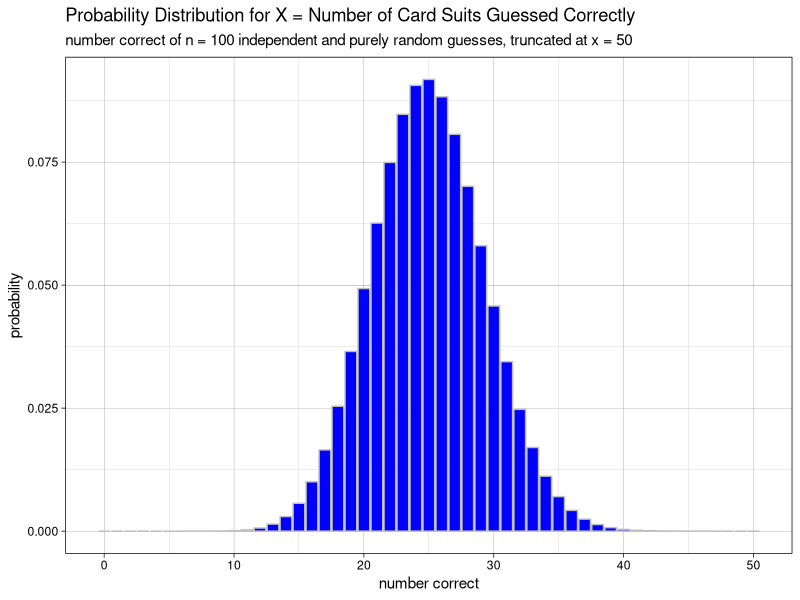
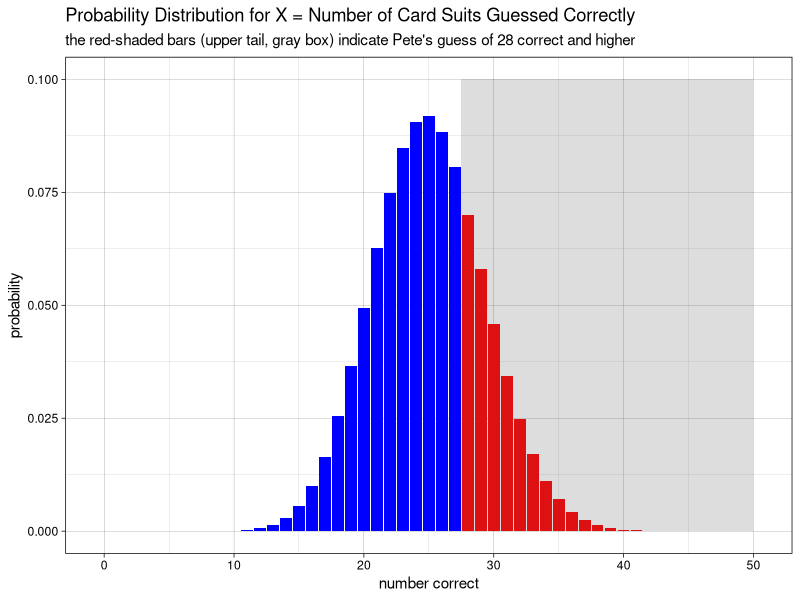

Here is the R script that generated these plots, in order:
## ---- chunk 1
knitr::opts_chunk$set(message = FALSE, warning = FALSE, comment = NA)
## ---- chunk 2
library(tidyverse)
## ---- chunk 3
n <- 100
p <- 1/4
(expected_value <- n * p)

bin_pmf <- tibble(x = 0:n, probability = dbinom(x, n, p))

bin_pmf_50 <- bin_pmf %>% 
  filter(x <= 50)

ggplot(bin_pmf_50, aes(x = x, y = probability)) + 
  geom_bar(stat = "identity", color = "gray", fill = "blue") +
  labs(title = "Probability Distribution for X = Number of Card Suits Guessed Correctly",
       subtitle = "number correct of n = 100 independent and purely random guesses, truncated at x = 50",
       x = "number correct") +
  theme_linedraw()
## ---- chunk 4
pete_x <- 28  # change this to test 44 correct guesses

bin_pmf <- bin_pmf %>% 
  mutate(shading = ifelse(x >= pete_x, "red", "blue"))

bin_pmf_50 <- bin_pmf %>% 
  filter(x <= 50)

ggplot(bin_pmf_50, aes(x = x, y = probability, fill = shading)) + 
  geom_bar(stat = "identity", fill = bin_pmf_50$shading) +
  annotate("rect", xmin = pete_x - 0.5, xmax = 50, ymin = 0, ymax = .1, alpha = .2) +
  labs(title = "Probability Distribution for X = Number of Card Suits Guessed Correctly",
       subtitle = "the red-shaded bars (upper tail, gray box) indicate Pete's guess of 28 correct and higher",
       x = "number correct") +
  theme_linedraw()

(pete_prob <- pbinom(pete_x - 1, n, p, lower.tail = FALSE))  # find the blue area and subtract from 1
## ---- chunk 5
qbinom(.20, n, p, lower.tail = FALSE)
## ---- chunk 6
sessionInfo()
